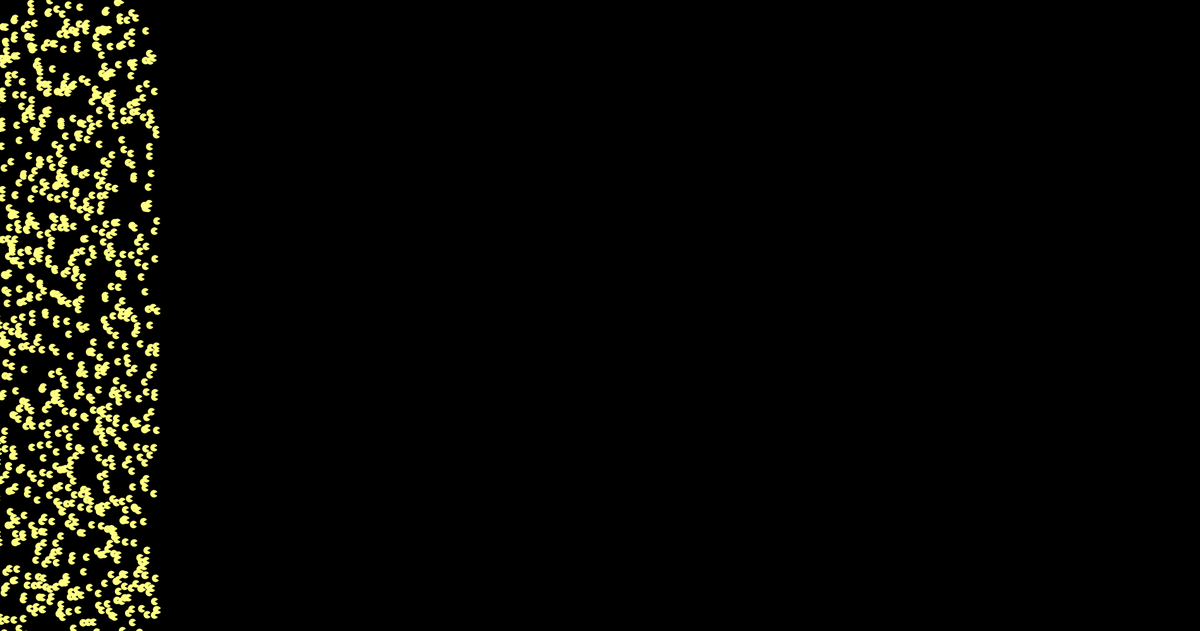
Frame 1 (no input)
Frame 60 (the mouse pressed at the canvas centre just before this capture): blank canvas, image omitted
Frame 120 (the mouse held since frame 60 and released just before this capture): blank canvas, image omitted

The Processing sketch that drew this single still picture (run headless with seeded random() and noise(); from frame 60 on, the mouse is pressed at the canvas centre):

// Processing sketch: processing_32738
// ── processing_32738.pde

float [] x = new float [30000];
void setup() {
  size(1900,1000);
  smooth();
  noStroke();
 for (int i =0; i< x.length; i++) {
  x[i] = random(-1000,200);
  }
}
  void draw() {
    background(0);
    fill(255,255,130);
    for (int i = 0; i<x.length; i++) {
    x[i] += 50;
    float y=i*0.25;
    arc(x[i], y, 12, 12, 0.52, 5.76);
 
  }
}


  
  
